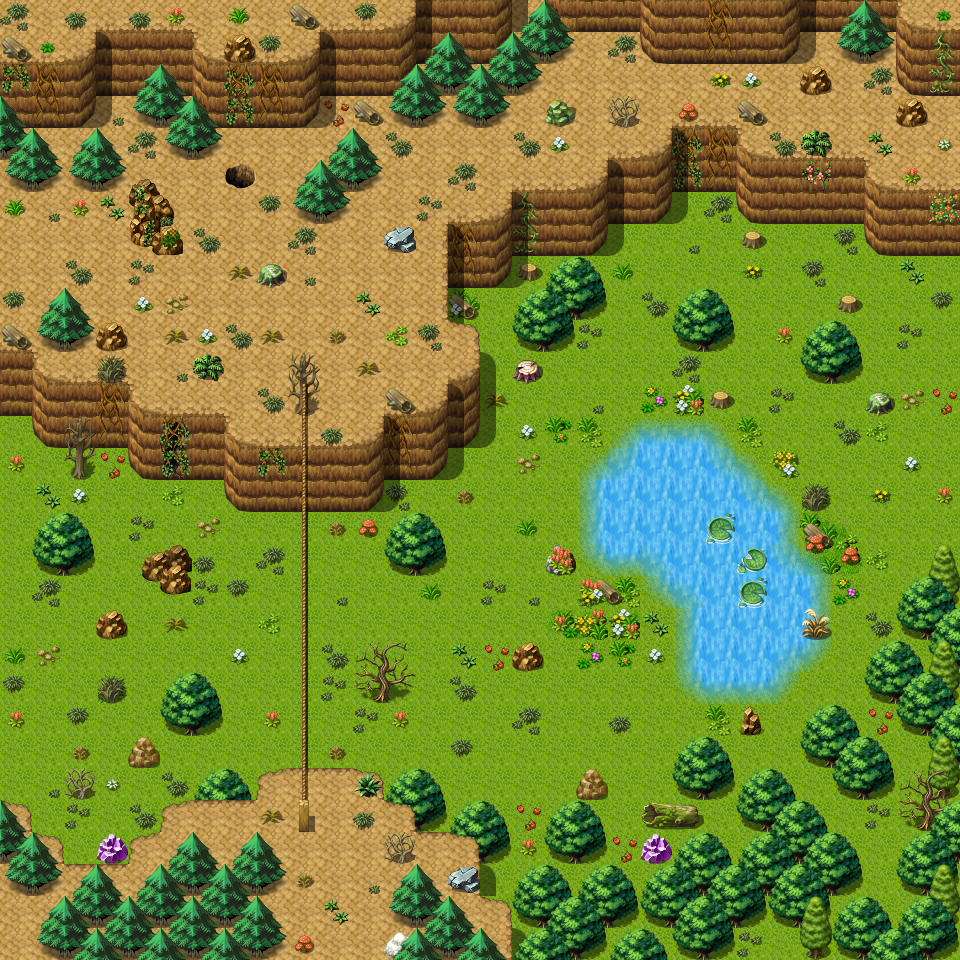

This game map was drawn from its Tiled (.tmx) file and the tilesets committed beside it. A one-line description and the trimmed map source follow:
An orthogonal 30x30 tile map with 32x32 px tiles, 3 tile layers (Ground, Objects, Above), 5 hidden layers not drawn, 22 tilesets and 16 objects (6x spawn, 4x mapchange, 4x script, 2x replace).

<map version="1.0" orientation="orthogonal" width="30" height="30" tilewidth="32" tileheight="32">
    <properties>
        <property name="outdoors" value="1" />
    </properties>
    <tileset firstgid="1" name="map_25" tilewidth="32" tileheight="32">
        <image source="../drawable/map_25.png" width="256" height="256" />
    </tileset>
    <tileset firstgid="65" name="map_21" tilewidth="32" tileheight="32">
        <image source="../drawable/map_21.png" width="256" height="256" />
    </tileset>
    <tileset firstgid="129" name="map_6" tilewidth="32" tileheight="32">
        <image source="../drawable/map_6.png" width="256" height="256" />
    </tileset>
    <tileset firstgid="193" name="map_16" tilewidth="32" tileheight="32">
        <image source="../drawable/map_16.png" width="256" height="256" />
    </tileset>
    <tileset firstgid="257" name="map_0" tilewidth="32" tileheight="32">
        <image source="../drawable/map_0.png" width="256" height="256" />
    </tileset>
    <tileset firstgid="321" name="map_34" tilewidth="32" tileheight="32">
        <image source="../drawable/map_34.png" width="256" height="256" />
    </tileset>
    <tileset firstgid="385" name="map_7" tilewidth="32" tileheight="32">
        <image source="../drawable/map_7.png" width="256" height="256" />
    </tileset>
    <tileset firstgid="449" name="map_17" tilewidth="32" tileheight="32">
        <image source="../drawable/map_17.png" width="256" height="256" />
    </tileset>
    <tileset firstgid="513" name="map_9" tilewidth="32" tileheight="32">
        <image source="../drawable/map_9.png" width="256" height="256" />
    </tileset>
    <tileset firstgid="577" name="map_5" tilewidth="32" tileheight="32">
        <image source="../drawable/map_5.png" width="256" height="256" />
    </tileset>
    <tileset firstgid="641" name="map_10" tilewidth="32" tileheight="32">
        <image source="../drawable/map_10.png" width="256" height="256" />
    </tileset>
    <tileset firstgid="705" name="map_3" tilewidth="32" tileheight="32">
        <image source="../drawable/map_3.png" width="256" height="256" />
    </tileset>
    <tileset firstgid="769" name="map_4" tilewidth="32" tileheight="32">
        <image source="../drawable/map_4.png" width="256" height="256" />
    </tileset>
    <tileset firstgid="833" name="map_28" tilewidth="32" tileheight="32">
        <image source="../drawable/map_28.png" width="256" height="256" />
    </tileset>
    <tileset firstgid="897" name="map_15" tilewidth="32" tileheight="32">
        <image source="../drawable/map_15.png" width="256" height="256" />
    </tileset>
    <tileset firstgid="961" name="map_2" tilewidth="32" tileheight="32">
        <image source="../drawable/map_2.png" width="256" height="256" />
    </tileset>
    <tileset firstgid="1025" name="map_18" tilewidth="32" tileheight="32">
        <image source="../drawable/map_18.png" width="256" height="256" />
    </tileset>
    <tileset firstgid="1089" name="map_1" tilewidth="32" tileheight="32">
        <image source="../drawable/map_1.png" width="256" height="256" />
    </tileset>
    <tileset firstgid="1153" name="map_27" tilewidth="32" tileheight="32">
        <image source="../drawable/map_27.png" width="256" height="256" />
    </tileset>
    <tileset firstgid="1217" name="map_13" tilewidth="32" tileheight="32">
        <image source="../drawable/map_13.png" width="256" height="256" />
    </tileset>
    <tileset firstgid="1281" name="map_19" tilewidth="32" tileheight="32">
        <image source="../drawable/map_19.png" width="256" height="256" />
    </tileset>
    <tileset firstgid="1345" name="map_26" tilewidth="32" tileheight="32">
        <image source="../drawable/map_26.png" width="256" height="256" />
    </tileset>
    <layer name="Ground" width="30" height="30">
        <data>[900 cells, 900 non-empty, 13 distinct tile ids]</data>
    </layer>
    <layer name="Objects" width="30" height="30">
        <data>[900 cells, 444 non-empty, 101 distinct tile ids]</data>
    </layer>
    <layer name="Above" width="30" height="30">
        <data>[900 cells, 220 non-empty, 25 distinct tile ids]</data>
    </layer>
    <layer name="Above_1" width="30" height="30" visible="0">
        <data>[900 cells, 21 non-empty, 13 distinct tile ids]</data>
    </layer>
    <layer name="Above_2" width="30" height="30" visible="0">
        <data>[900 cells, 33 non-empty, 13 distinct tile ids]</data>
    </layer>
    <layer name="Walkable" width="30" height="30" visible="0">
        <data>[900 cells, 368 non-empty, 1 distinct tile ids]</data>
    </layer>
    <layer name="Walkable_1" width="30" height="30" visible="0">
        <data>[900 cells, 34 non-empty, 1 distinct tile ids]</data>
    </layer>
    <layer name="Walkable_2" width="30" height="30" visible="0">
        <data>[900 cells, 38 non-empty, 1 distinct tile ids]</data>
    </layer>
    <objectgroup name="Mapevents">
        <object name="hole" type="mapchange" x="224" y="160" width="32" height="32">
            <properties>
                <property name="map" value="guynmart_wood_3_hole" />
                <property name="place" value="up" />
            </properties>
        </object>
        <object name="east" type="mapchange" x="928" y="96" width="32" height="480">
            <properties>
                <property name="map" value="guynmart_wood_2" />
                <property name="place" value="west" />
            </properties>
        </object>
        <object name="south1" type="mapchange" x="288" y="928" width="96" height="32">
            <properties>
                <property name="map" value="guynmart_wood_5" />
                <property name="place" value="north2" />
            </properties>
        </object>
        <object name="west" type="mapchange" x="0" y="192" width="32" height="608">
            <properties>
                <property name="map" value="guynmart_wood_4" />
                <property name="place" value="east" />
            </properties>
        </object>
        <object name="guynmart_s_rope_d2" type="script" x="320" y="512" width="32" height="256" />
        <object name="guynmart_s_rope_d1" type="script" x="256" y="512" width="32" height="256" />
        <object name="guynmart_s_rope_u2" type="script" x="256" y="896" width="160" height="32" />
        <object name="guynmart_s_rope_u1" type="script" x="256" y="416" width="96" height="32" />
    </objectgroup>
    <objectgroup name="Spawn" visible="0">
        <object name="forestboar4" type="spawn" x="512" y="192" width="384" height="224">
            <properties>
                <property name="quantity" value="2" />
                <property name="spawngroup" value="forestboar4" />
            </properties>
        </object>
        <object name="forestwolf2" type="spawn" x="608" y="32" width="288" height="128">
            <properties>
                <property name="quantity" value="2" />
                <property name="spawngroup" value="forestwolf2" />
            </properties>
        </object>
        <object name="forestwolf1" type="spawn" x="64" y="448" width="192" height="416">
            <properties>
                <property name="quantity" value="3" />
                <property name="spawngroup" value="forestwolf1" />
            </properties>
        </object>
        <object name="forestbeetle" type="spawn" x="608" y="672" width="288" height="224">
            <properties>
                <property name="quantity" value="3" />
                <property name="spawngroup" value="forestbeetle" />
            </properties>
        </object>
        </objectgroup>
    <objectgroup name="Keys" visible="0" />
    <objectgroup name="Replace">
        <!-- 2 objects omitted --></objectgroup>
</map>
<!-- 4 of 16 objects omitted -->
